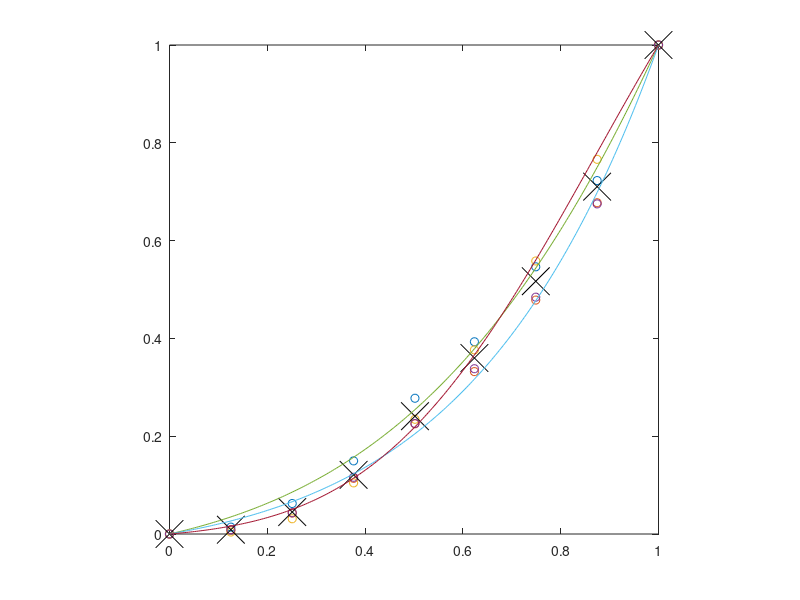
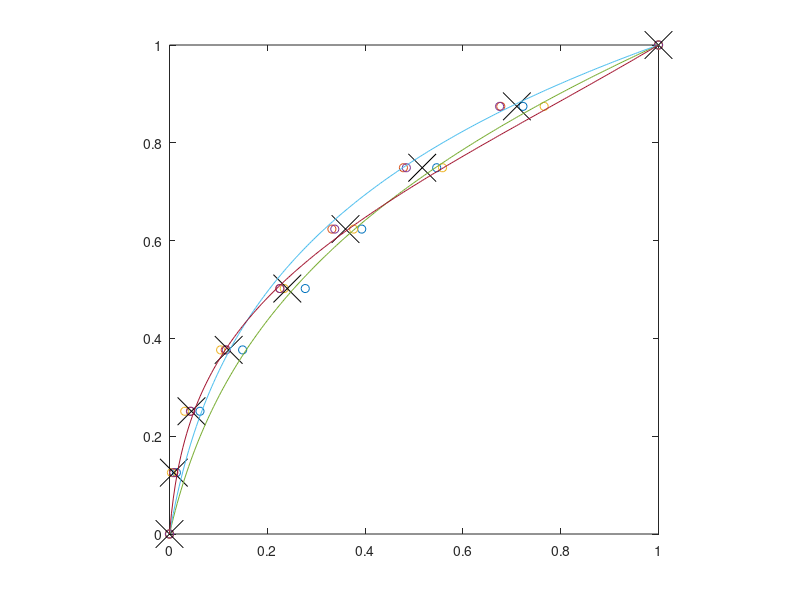

These figures' MATLAB source, in order:
function process_20120725_scanner;% calibration taken on PR650 luminometer, 01/Dec/2010, for new long cablex = fliplr([255 223 191 159 128 96 64 32 0])'./255;yi = [4.06    4.06      4.06     4.06;...      5.4     11.1      4.26     12.7;...      10.0    39.8      5.62     47.1;...      18.3    99.0      9.29     119;...      30.5    192       15.8     228;...      41.5    281       22.9     339;...        56.1    403       32.0     484;...      72.9    569       42.4     673;...      99.3    838       54.1     995];        %old settings [289 307 315 303;...%     503 1650 330 1860;...%     1190 6500 457 7070;...%     2680 15700 925 18100;...%     4840 29100 1710 35500;...%     6850 42400 2910 NaN;...%     9940 NaN 4320 NaN;...%     13400 NaN 6530 NaN;...%     19700 NaN 8930 NaN];% interp NaN assume similar curvesYint = yi;%Yint(:,[2 4])=0;for n=[1 3]    X = [yi(:,n) zeros(size(yi(:,1)))];    Y = yi(:,2);    B = pinv(X(1:7,:))*Y(1:7);    Yint(:,2) = Yint(:,2)+(X*B)./2;        X = [yi(:,n) zeros(size(yi(:,1)))];    Y = yi(:,4);    B = pinv(X(1:5,:))*Y(1:5);    Yint(:,4) = Yint(:,4)+(X*B)./2;end% replace only iffy valuesy = yi;%y(8:9,2) = Yint(8:9,2);y = y-mean(yi(1,:));y = y ./ (ones(size(y,1),1)*max(y));% precision = bitsbits = 8;ngamma = 2.^bits;% fitxint = linspace(0,1,ngamma)';for n=1:3,    p{n} = fminsearch(@(a) cumgaussfit(a,x,y(:,n)),[0.5 0.2]');    yint(:,n) = cumulativegaussian(xint,p{n}(1),p{n}(2));    yint(:,n)=yint(:,n)-min(yint(:,n));    yint(:,n)=yint(:,n)./max(yint(:,n));end% invertcmapMax = ngamma-1;gamma = zeros(cmapMax+1,3);precise = (0:0.01:cmapMax)'/cmapMax; for jj = 1:3	tmp = cumulativegaussian(precise,p{jj}(1),p{jj}(2));    tmp = tmp-min(tmp); tmp = tmp./max(tmp);	for ii=0:cmapMax;		[junk placetmp] = min(abs(ii/cmapMax-tmp));		gamma(ii+1,jj) = precise(placetmp);	endendgamma(gamma>1)=1;gamma(gamma<0)=0;% plot gammafigure(1);clf;X = [0:255]'./255;plot(x,y,'o');hold on;plot(x,mean(y,2),'kx','MarkerSize',20);hold on;plot(xint,yint);axis([0 1 0 1]);axis square;% plot inverted gammafigure(2);clf;plot(y,x,'o');hold on;plot(mean(y,2),x,'kx','MarkerSize',20);hold on;plot(xint,gamma);axis([0 1 0 1]);axis square;yint(yint>1)=1;yint(yint<0)=0;gammaTable = round(gamma.*cmapMax);gamma = gammaTable./(ngamma-1);save('gamma.mat','gamma','gammaTable');returnfunction [e]=cumgaussfit(p,x,y)f=cumulativegaussian(x,p(1),p(2));f=f-min(f);f=f./max(f);e=norm(y-f);returnfunction y = cumulativegaussian(x,mu,sigma)y = 0.5 * erfc( (mu - x) ./ (sigma * sqrt(2)));y(y<0) = 0;y(y>1) = 1;return